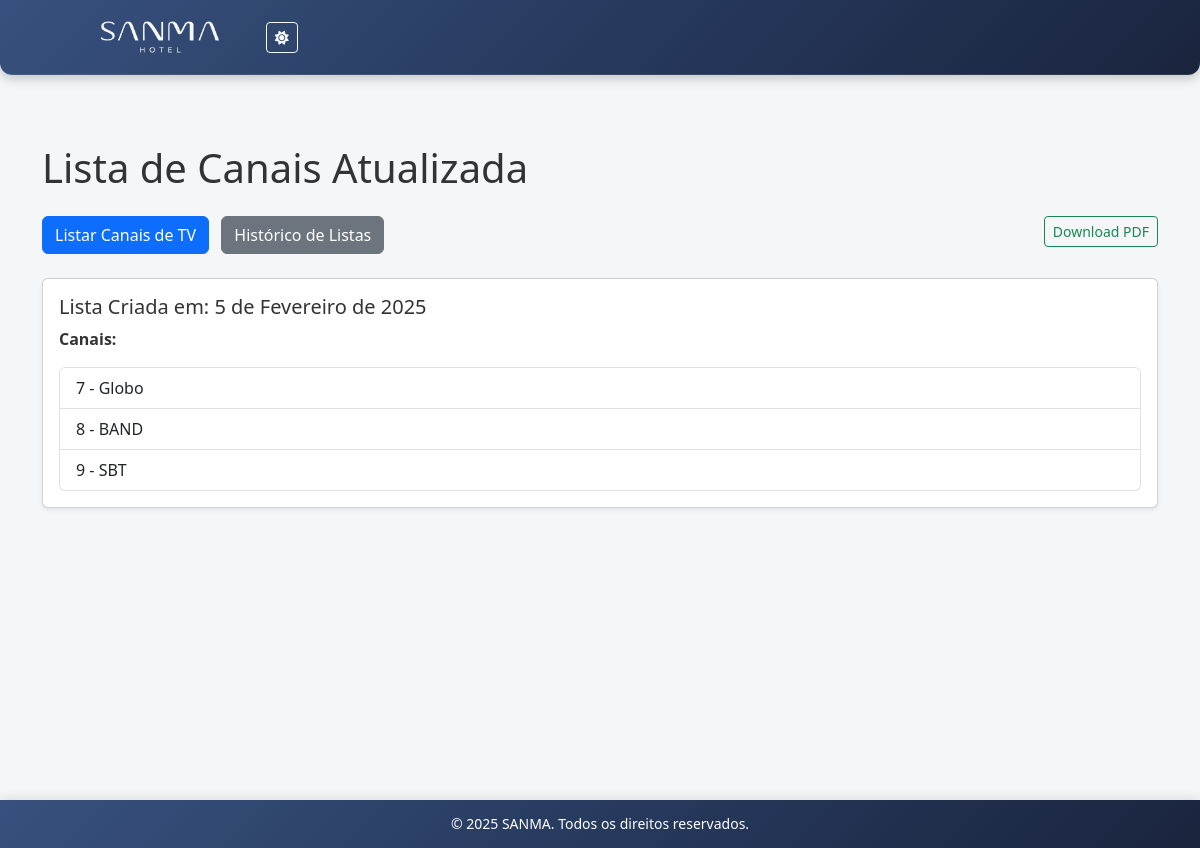
Screenshot of /canais/canais_tv/ with the database file from the repository.
### canais/models.py (models this page shows, shortened)
class ListaCanais(models.Model):
    data_criacao = models.DateField()  # Removido auto_now_add
    canais = models.ManyToManyField(Canal, related_name="listas")

class Canal(models.Model):
    numero = models.IntegerField()
    titulo = models.CharField(max_length=100)
    status = models.BooleanField(default=True)  #true = ativo false inativo.

### canais/views.py (the view)
# urls.py: path('canais_tv/', views.ultima_lista, name='canais_tv'),  # Pg inicial mostrando a lista + atual
def ultima_lista(request):
    ultima_lista = ListaCanais.objects.last()  # Retorna a última lista criada
    return render(request, 'canais/canais_tv.html', {'canais_tv': ultima_lista})

### templates/canais/canais_tv.html (shortened to what this page needs)
{% extends 'core/base.html' %}
{% load static %}
{% block content %}
<div class="container mt-5">
    <h1 class="mb-4">Lista de Canais Atualizada</h1>
    <div class="mb-4 d-flex justify-content-between">
        <div>
            <a href="{% url 'listar_canais' %}" class="btn btn-primary me-2">
                 Listar Canais de TV
            </a>
            <a href="{% url 'listar_listas' %}" class="btn btn-secondary">
                 Histórico de Listas
            </a>
        </div>
        <div class="text-end">
            <a href="{% url 'download_pdf' %}" class="btn btn-outline-success btn-sm">
                 Download PDF
            </a>
        </div>
    </div>
    {% if canais_tv %}
    <div class="card shadow-sm mb-4">
        <div class="card-body">
            <h5 class="card-title">Lista Criada em: {{ canais_tv.data_criacao }}</h5>
            <p class="card-text"><strong>Canais:</strong></p>
            <ul class="list-group">
                {% for canal in canais_tv.canais.all %}
                    <li class="list-group-item d-flex justify-content-between align-items-center">
                        {{ canal.numero }} - {{ canal.titulo }}
                    </li>
                {% empty %}
                    <li class="list-group-item">Não há canais disponíveis para esta lista.</li>
                {% endfor %}
            </ul>
        </div>
    </div>
    {% else %}
        <div class="alert alert-warning" role="alert">
            Não há listas de canais disponíveis.
        </div>
    {% endif %}
</div>
{% endblock %}

### static/css/base.css (style rules this page uses)
body { background: var(--body-bg); color: var(--text-color-light); transition: background 0.5s ease, color 0.5s ease; min-height: 100vh; padding-bottom: 60px; }

### static/css/theme.css (style rules this page uses)
:root { --painel: linear-gradient(135deg, #37517E 0%, #273A5E 50%, #1A243D 100%); --body-bg: #f4f6f8; --nav-hover: linear-gradient(135deg, #3d4a61 0%, #30405f 50%, #2f3850 100%); --body-dark: linear-gradient(135deg, #1a1a2e 0%, #16213e 100%); --nav-dark: rgba(26, 26, 46, 0.95); --sidebar: linear-gradient(135deg, #37517E 0%, #273A5E 50%, #1A243D 100%); --text-color-light: #333; --heading-color-light: #222; --border-color-light: #e0e0e0; --card-bg-light: #ffffff; --dropdown-bg-light: #ffffff; --dropdown-border-light: #dee2e6; --dropdown-text-light: #212529; --dropdown-hover-bg-light: #f8f9fa; }
body { background: var(--body-bg); color: var(--text-color-light); transition: background 0.3s ease, color 0.3s ease; }
.card { background: var(--card-bg-light); color: var(--text-color-light); transition: background 0.3s ease, color 0.3s ease, box-shadow 0.3s ease; }
.card p { color: var(--text-color-light); }

### rows the page displays
ListaCanais: data_criacao "5 de Fevereiro de 2025"
Canal: numero "7", titulo "Globo"
Canal: numero "8", titulo "BAND"
Canal: numero "9", titulo "SBT"

### other values shown
{{ year|default:2025 }} "2025"
